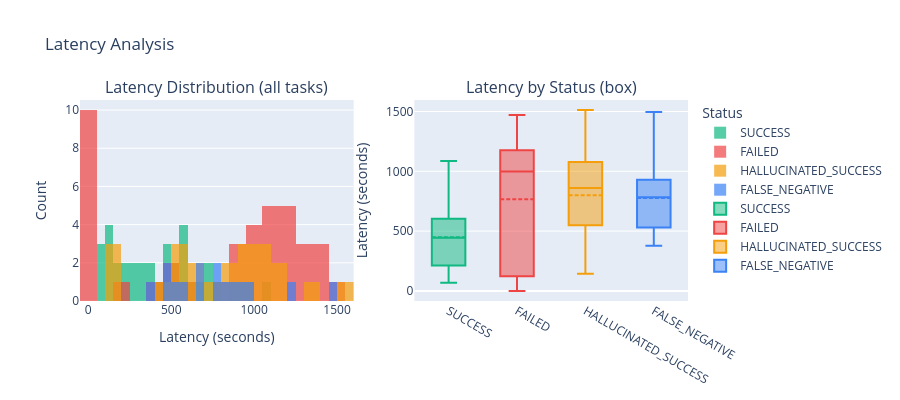

This figure's notebook cell:
### Code cell
# ── Latency distribution ──
fig = make_subplots(rows=1, cols=2,
                    subplot_titles=['Latency Distribution (all tasks)', 'Latency by Status (box)'])

for status, color in [('SUCCESS', '#10B981'), ('FAILED', '#EF4444'), ('HALLUCINATED_SUCCESS', '#F59E0B'), ('FALSE_NEGATIVE', '#3B82F6')]:
    subset = df[df['corrected_status'] == status]
    fig.add_trace(go.Histogram(
        x=subset['latency_seconds'],
        name=status,
        marker_color=color,
        opacity=0.7,
        nbinsx=25
    ), row=1, col=1)

for status, color in [('SUCCESS', '#10B981'), ('FAILED', '#EF4444'), ('HALLUCINATED_SUCCESS', '#F59E0B'), ('FALSE_NEGATIVE', '#3B82F6')]:
    subset = df[df['corrected_status'] == status]
    fig.add_trace(go.Box(
        y=subset['latency_seconds'],
        name=status,
        marker_color=color,
        boxmean=True
    ), row=1, col=2)

fig.update_layout(
    title_text='Latency Analysis',
    height=400,
    barmode='overlay',
    legend_title='Status'
)
fig.update_xaxes(title_text='Latency (seconds)', row=1, col=1)
fig.update_yaxes(title_text='Count', row=1, col=1)
fig.update_yaxes(title_text='Latency (seconds)', row=1, col=2)
fig.show()

print('\nLatency breakdown by status:')
lat_by_status = df.groupby('corrected_status')['latency_seconds'].agg(['mean', 'median', 'std', 'min', 'max'])
print(lat_by_status.round(1).to_string())

### Figure 1 — Plotly figure (JSON) as saved in the notebook; plotly's stock layout.template omitted (floating-point values rounded to 4 significant figures)
{"data": [{"marker": {"color": "#10B981"}, "name": "SUCCESS", "nbinsx": 25, "opacity": 0.7, "type": "histogram", "x": [81.72, 592.6, 455.4, 488.4, 891.1, 470.4, 140.7, 1087.0, 344.3, 931.1, 270.1, 118.2, 125.9, 743.0, 75.54, 559.3, 757.6, 161.8, 293.5, 526.6, 343.5, 615.1, 142.4, 951.2, 592.2, 69.57, 708.3, 363.8, 398.2, 512.2, 193.5, 663.3, 435.5, 232.3, 589.2, 246.1], "xaxis": "x", "yaxis": "y"}, {"marker": {"color": "#EF4444"}, "name": "FAILED", "nbinsx": 25, "opacity": 0.7, "type": "histogram", "x": [0.0, 0.0, 601.8, 1470.0, 863.0, 811.3, 0.0, 0.0, 866.3, 0.0, 0.0, 1192.0, 972.1, 1026.0, 0.0, 1151.0, 1368.0, 0.0, 1032.0, 1099.0, 1057.0, 1034.0, 0.0, 1291.0, 457.3, 1166.0, 945.8, 245.3, 0.0, 1254.0, 1185.0, 1221.0, 1077.0, 1353.0, 544.5, 408.1, 1128.0, 1099.0, 1271.0, 1439.0], "xaxis": "x", "yaxis": "y"}, {"marker": {"color": "#F59E0B"}, "name": "HALLUCINATED_SUCCESS", "nbinsx": 25, "opacity": 0.7, "type": "histogram", "x": [952.6, 838.1, 1189.0, 881.6, 548.7, 653.2, 1345.0, 529.7, 1078.0, 1042.0, 1121.0, 1512.0, 960.8, 144.8, 148.0, 650.0, 747.2, 577.9, 913.1, 176.7, 481.8, 1088.0], "xaxis": "x", "yaxis": "y"}, {"marker": {"color": "#3B82F6"}, "name": "FALSE_NEGATIVE", "nbinsx": 25, "opacity": 0.7, "type": "histogram", "x": [699.0, 566.1, 693.6, 1496.0, 962.2, 784.0, 1212.0, 891.1, 518.6, 466.3, 942.6, 785.5, 460.2, 377.0, 801.6], "xaxis": "x", "yaxis": "y"}, {"boxmean": true, "marker": {"color": "#10B981"}, "name": "SUCCESS", "type": "box", "xaxis": "x2", "y": [81.72, 592.6, 455.4, 488.4, 891.1, 470.4, 140.7, 1087.0, 344.3, 931.1, 270.1, 118.2, 125.9, 743.0, 75.54, 559.3, 757.6, 161.8, 293.5, 526.6, 343.5, 615.1, 142.4, 951.2, 592.2, 69.57, 708.3, 363.8, 398.2, 512.2, 193.5, 663.3, 435.5, 232.3, 589.2, 246.1], "yaxis": "y2"}, {"boxmean": true, "marker": {"color": "#EF4444"}, "name": "FAILED", "type": "box", "xaxis": "x2", "y": [0.0, 0.0, 601.8, 1470.0, 863.0, 811.3, 0.0, 0.0, 866.3, 0.0, 0.0, 1192.0, 972.1, 1026.0, 0.0, 1151.0, 1368.0, 0.0, 1032.0, 1099.0, 1057.0, 1034.0, 0.0, 1291.0, 457.3, 1166.0, 945.8, 245.3, 0.0, 1254.0, 1185.0, 1221.0, 1077.0, 1353.0, 544.5, 408.1, 1128.0, 1099.0, 1271.0, 1439.0], "yaxis": "y2"}, {"boxmean": true, "marker": {"color": "#F59E0B"}, "name": "HALLUCINATED_SUCCESS", "type": "box", "xaxis": "x2", "y": [952.6, 838.1, 1189.0, 881.6, 548.7, 653.2, 1345.0, 529.7, 1078.0, 1042.0, 1121.0, 1512.0, 960.8, 144.8, 148.0, 650.0, 747.2, 577.9, 913.1, 176.7, 481.8, 1088.0], "yaxis": "y2"}, {"boxmean": true, "marker": {"color": "#3B82F6"}, "name": "FALSE_NEGATIVE", "type": "box", "xaxis": "x2", "y": [699.0, 566.1, 693.6, 1496.0, 962.2, 784.0, 1212.0, 891.1, 518.6, 466.3, 942.6, 785.5, 460.2, 377.0, 801.6], "yaxis": "y2"}], "layout": {"annotations": [{"font": {"size": 16}, "showarrow": false, "text": "Latency Distribution (all tasks)", "x": 0.225, "xanchor": "center", "xref": "paper", "y": 1, "yanchor": "bottom", "yref": "paper"}, {"font": {"size": 16}, "showarrow": false, "text": "Latency by Status (box)", "x": 0.775, "xanchor": "center", "xref": "paper", "y": 1, "yanchor": "bottom", "yref": "paper"}], "barmode": "overlay", "height": 400, "legend": {"title": {"text": "Status"}}, "title": {"text": "Latency Analysis"}, "xaxis": {"anchor": "y", "domain": [0, 0.45], "title": {"text": "Latency (seconds)"}}, "xaxis2": {"anchor": "y2", "domain": [0.55, 1]}, "yaxis": {"anchor": "x", "domain": [0, 1], "title": {"text": "Count"}}, "yaxis2": {"anchor": "x2", "domain": [0, 1], "title": {"text": "Latency (seconds)"}}}}
